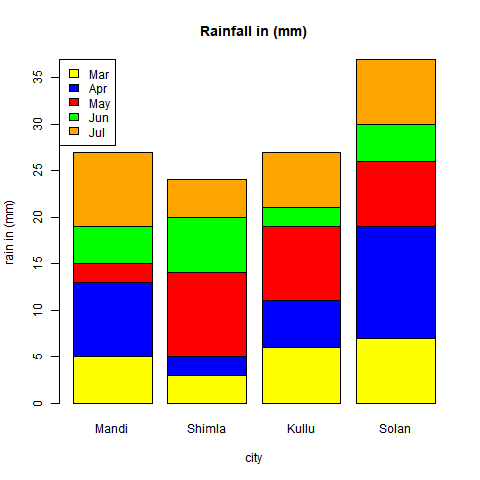

Generate this figure with R:
# Syntax
# barplot(x,xlab,ylab,main, names.arg,col)

# x- matrix of data

# Optional paramters
# xlab- label for x axis
# ylab- label for y axis.
# main- title of chart
# col- color pallete
# names.arg- vector of names under bar

# Create data for the graph.
rain <- matrix(c(5,3,6,7,8,2,5,12,2,9,8,7,4,6,2,4,8,4,6,7), nrow = 5, ncol = 4, byrow = TRUE)
months <- c("Mar","Apr","May","Jun","Jul")
city <- c("Mandi", "Shimla", "Kullu", "Solan")

# Create a file
png(file = "barchart_stacked.jpg")

# Plot the chart
barplot(rain,xlab="city",ylab="rain (in mm)", names.arg=city, main="Rainfall in (mm)", col=c("Yellow","Blue","red","green","orange"))

# To insert a Legend (Optional)
legend("topleft", months, cex = 1, fill = c("Yellow","Blue","red","green","orange"))

# Save the file
dev.off()